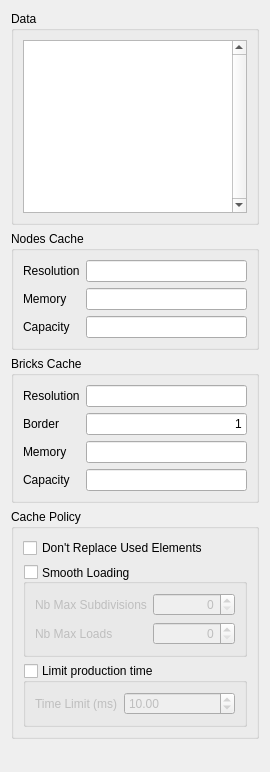
<?xml version="1.0" encoding="UTF-8"?>
<ui version="4.0">
 <class>GvvQCacheEditor</class>
 <widget class="QWidget" name="GvvQCacheEditor">
  <property name="geometry">
   <rect>
    <x>0</x>
    <y>0</y>
    <width>270</width>
    <height>772</height>
   </rect>
  </property>
  <property name="sizePolicy">
   <sizepolicy hsizetype="Preferred" vsizetype="Preferred">
    <horstretch>0</horstretch>
    <verstretch>0</verstretch>
   </sizepolicy>
  </property>
  <property name="windowTitle">
   <string>Cache Editor</string>
  </property>
  <layout class="QVBoxLayout" name="verticalLayout_3">
   <item>
    <widget class="QGroupBox" name="_dataTypeGroupBox">
     <property name="sizePolicy">
      <sizepolicy hsizetype="Preferred" vsizetype="Preferred">
       <horstretch>0</horstretch>
       <verstretch>0</verstretch>
      </sizepolicy>
     </property>
     <property name="title">
      <string>Data</string>
     </property>
     <layout class="QVBoxLayout" name="verticalLayout">
      <item>
       <widget class="QTableWidget" name="_dataTableWidget">
        <property name="sizePolicy">
         <sizepolicy hsizetype="Expanding" vsizetype="Preferred">
          <horstretch>0</horstretch>
          <verstretch>0</verstretch>
         </sizepolicy>
        </property>
        <property name="verticalScrollBarPolicy">
         <enum>Qt::ScrollBarAlwaysOn</enum>
        </property>
        <property name="alternatingRowColors">
         <bool>true</bool>
        </property>
       </widget>
      </item>
     </layout>
    </widget>
   </item>
   <item>
    <widget class="QGroupBox" name="groupBox_6">
     <property name="title">
      <string>Nodes Cache</string>
     </property>
     <layout class="QGridLayout" name="gridLayout_5">
      <item row="0" column="0">
       <widget class="QLabel" name="label_7">
        <property name="text">
         <string>Resolution</string>
        </property>
       </widget>
      </item>
      <item row="1" column="0">
       <widget class="QLabel" name="label_8">
        <property name="text">
         <string>Memory</string>
        </property>
       </widget>
      </item>
      <item row="1" column="1">
       <widget class="QLineEdit" name="_nodeCacheMemoryLineEdit">
        <property name="layoutDirection">
         <enum>Qt::LeftToRight</enum>
        </property>
        <property name="text">
         <string/>
        </property>
        <property name="alignment">
         <set>Qt::AlignRight|Qt::AlignTrailing|Qt::AlignVCenter</set>
        </property>
        <property name="readOnly">
         <bool>true</bool>
        </property>
       </widget>
      </item>
      <item row="2" column="0">
       <widget class="QLabel" name="label_9">
        <property name="text">
         <string>Capacity</string>
        </property>
       </widget>
      </item>
      <item row="2" column="1">
       <widget class="QLineEdit" name="_nodeCacheCapacityLineEdit">
        <property name="layoutDirection">
         <enum>Qt::LeftToRight</enum>
        </property>
        <property name="text">
         <string/>
        </property>
        <property name="alignment">
         <set>Qt::AlignRight|Qt::AlignTrailing|Qt::AlignVCenter</set>
        </property>
        <property name="readOnly">
         <bool>true</bool>
        </property>
       </widget>
      </item>
      <item row="0" column="1">
       <widget class="QLineEdit" name="_nodeTileResolutionLineEdit">
        <property name="alignment">
         <set>Qt::AlignRight|Qt::AlignTrailing|Qt::AlignVCenter</set>
        </property>
        <property name="readOnly">
         <bool>true</bool>
        </property>
       </widget>
      </item>
     </layout>
    </widget>
   </item>
   <item>
    <widget class="QGroupBox" name="groupBox_7">
     <property name="title">
      <string>Bricks Cache</string>
     </property>
     <layout class="QGridLayout" name="gridLayout_6">
      <item row="0" column="0">
       <widget class="QLabel" name="label_10">
        <property name="text">
         <string>Resolution</string>
        </property>
       </widget>
      </item>
      <item row="1" column="0">
       <widget class="QLabel" name="label_11">
        <property name="text">
         <string>Border</string>
        </property>
       </widget>
      </item>
      <item row="1" column="1">
       <widget class="QLineEdit" name="_brickBorderSizeLineEdit">
        <property name="layoutDirection">
         <enum>Qt::LeftToRight</enum>
        </property>
        <property name="text">
         <string>1</string>
        </property>
        <property name="alignment">
         <set>Qt::AlignRight|Qt::AlignTrailing|Qt::AlignVCenter</set>
        </property>
        <property name="readOnly">
         <bool>true</bool>
        </property>
       </widget>
      </item>
      <item row="2" column="0">
       <widget class="QLabel" name="label_12">
        <property name="text">
         <string>Memory</string>
        </property>
       </widget>
      </item>
      <item row="2" column="1">
       <widget class="QLineEdit" name="_brickCacheMemoryLineEdit">
        <property name="layoutDirection">
         <enum>Qt::LeftToRight</enum>
        </property>
        <property name="text">
         <string/>
        </property>
        <property name="alignment">
         <set>Qt::AlignRight|Qt::AlignTrailing|Qt::AlignVCenter</set>
        </property>
        <property name="readOnly">
         <bool>true</bool>
        </property>
       </widget>
      </item>
      <item row="3" column="0">
       <widget class="QLabel" name="label_13">
        <property name="text">
         <string>Capacity</string>
        </property>
       </widget>
      </item>
      <item row="3" column="1">
       <widget class="QLineEdit" name="_brickCacheCapacityLineEdit">
        <property name="layoutDirection">
         <enum>Qt::LeftToRight</enum>
        </property>
        <property name="text">
         <string/>
        </property>
        <property name="alignment">
         <set>Qt::AlignRight|Qt::AlignTrailing|Qt::AlignVCenter</set>
        </property>
        <property name="readOnly">
         <bool>true</bool>
        </property>
       </widget>
      </item>
      <item row="0" column="1">
       <widget class="QLineEdit" name="_brickResolutionLineEdit">
        <property name="alignment">
         <set>Qt::AlignRight|Qt::AlignTrailing|Qt::AlignVCenter</set>
        </property>
        <property name="readOnly">
         <bool>true</bool>
        </property>
       </widget>
      </item>
     </layout>
    </widget>
   </item>
   <item>
    <widget class="QGroupBox" name="groupBox">
     <property name="title">
      <string>Cache Policy</string>
     </property>
     <layout class="QVBoxLayout" name="verticalLayout_2">
      <item>
       <widget class="QCheckBox" name="_preventReplacingUsedElementsCachePolicyCheckBox">
        <property name="text">
         <string>Don't Replace Used Elements</string>
        </property>
       </widget>
      </item>
      <item>
       <widget class="QGroupBox" name="_smoothLoadingCachePolicyGroupBox">
        <property name="title">
         <string>Smooth Loading</string>
        </property>
        <property name="alignment">
         <set>Qt::AlignLeading|Qt::AlignLeft|Qt::AlignVCenter</set>
        </property>
        <property name="flat">
         <bool>false</bool>
        </property>
        <property name="checkable">
         <bool>true</bool>
        </property>
        <property name="checked">
         <bool>false</bool>
        </property>
        <layout class="QFormLayout" name="formLayout_2">
         <item row="0" column="0">
          <widget class="QLabel" name="label">
           <property name="text">
            <string>Nb Max Subdivisions</string>
           </property>
          </widget>
         </item>
         <item row="0" column="1">
          <widget class="QSpinBox" name="_nbSubdivisionsSpinBox">
           <property name="alignment">
            <set>Qt::AlignRight|Qt::AlignTrailing|Qt::AlignVCenter</set>
           </property>
           <property name="maximum">
            <number>10000</number>
           </property>
           <property name="singleStep">
            <number>100</number>
           </property>
          </widget>
         </item>
         <item row="1" column="0">
          <widget class="QLabel" name="label_2">
           <property name="text">
            <string>Nb Max Loads</string>
           </property>
          </widget>
         </item>
         <item row="1" column="1">
          <widget class="QSpinBox" name="_nbLoadsSpinBox">
           <property name="alignment">
            <set>Qt::AlignRight|Qt::AlignTrailing|Qt::AlignVCenter</set>
           </property>
           <property name="maximum">
            <number>10000</number>
           </property>
           <property name="singleStep">
            <number>100</number>
           </property>
          </widget>
         </item>
        </layout>
       </widget>
      </item>
      <item>
       <widget class="QGroupBox" name="_timeLimitGroupBox">
        <property name="focusPolicy">
         <enum>Qt::StrongFocus</enum>
        </property>
        <property name="title">
         <string>Limit production time</string>
        </property>
        <property name="checkable">
         <bool>true</bool>
        </property>
        <property name="checked">
         <bool>false</bool>
        </property>
        <layout class="QFormLayout" name="formLayout">
         <item row="0" column="0">
          <widget class="QLabel" name="label_3">
           <property name="text">
            <string>Time Limit (ms)</string>
           </property>
          </widget>
         </item>
         <item row="0" column="1">
          <widget class="QDoubleSpinBox" name="_timeLimitDoubleSpinBox">
           <property name="maximum">
            <double>1000.000000000000000</double>
           </property>
           <property name="value">
            <double>10.000000000000000</double>
           </property>
          </widget>
         </item>
        </layout>
       </widget>
      </item>
     </layout>
    </widget>
   </item>
   <item>
    <spacer name="verticalSpacer">
     <property name="orientation">
      <enum>Qt::Vertical</enum>
     </property>
     <property name="sizeHint" stdset="0">
      <size>
       <width>20</width>
       <height>40</height>
      </size>
     </property>
    </spacer>
   </item>
  </layout>
  <zorder>groupBox</zorder>
  <zorder>groupBox_6</zorder>
  <zorder>groupBox_7</zorder>
  <zorder>_dataTypeGroupBox</zorder>
  <zorder>verticalSpacer</zorder>
 </widget>
 <resources/>
 <connections/>
</ui>
